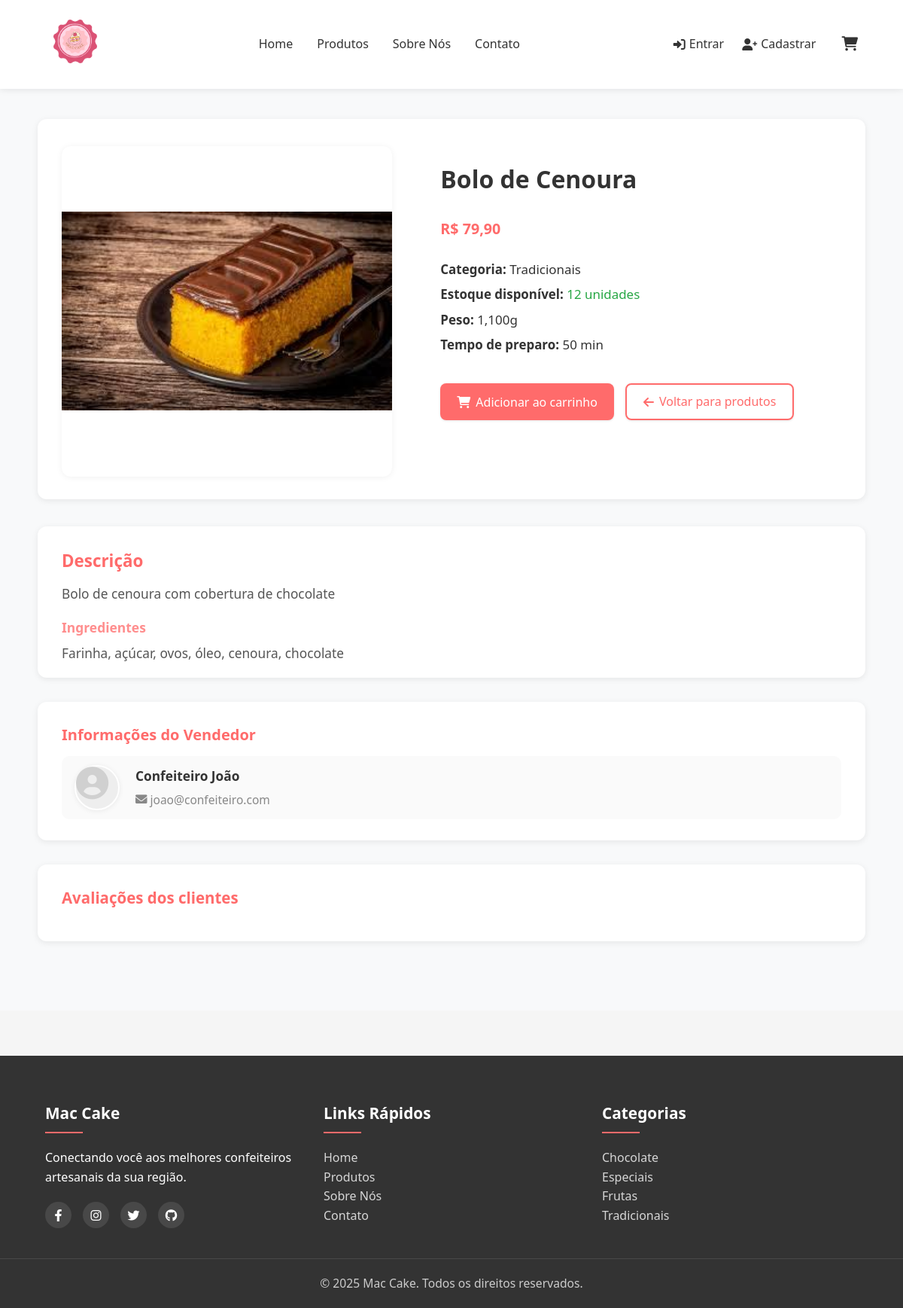
Page /pages/product_detail.php?id=4 on the committed database.
### tables this page shows
CREATE TABLE produtos (
    id INT AUTO_INCREMENT PRIMARY KEY,
    vendedor_id INT NOT NULL,
    nome VARCHAR(100) NOT NULL,
    slug VARCHAR(100) NOT NULL UNIQUE,
    descricao TEXT,
    preco DECIMAL(10,2) NOT NULL,
    preco_promocional DECIMAL(10,2) DEFAULT NULL,
    categoria VARCHAR(50),
    imagem_principal VARCHAR(255) NOT NULL,
    imagens_adicionais JSON DEFAULT NULL,
    estoque INT DEFAULT 0,
    ingredientes TEXT,
    peso DECIMAL(10,2) COMMENT 'em gramas',
    tempo_preparo INT COMMENT 'em minutos',
    destaque TINYINT(1) DEFAULT 0,
    data_cadastro DATETIME DEFAULT CURRENT_TIMESTAMP,
    data_atualizacao DATETIME DEFAULT CURRENT_TIMESTAMP ON UPDATE CURRENT_TIMESTAMP,
    ativo TINYINT(1) DEFAULT 1,
    FOREIGN KEY (vendedor_id) REFERENCES usuarios(id) ON DELETE CASCADE,
    INDEX idx_vendedor (vendedor_id),
    INDEX idx_categoria (categoria),
    INDEX idx_destaque (destaque),
    INDEX idx_preco (preco),
    FULLTEXT INDEX ft_nome_descricao (nome, descricao)
);

CREATE TABLE usuarios (
    id INT AUTO_INCREMENT PRIMARY KEY,
    nome VARCHAR(100) NOT NULL,
    email VARCHAR(100) NOT NULL UNIQUE,
    senha VARCHAR(255) NOT NULL,
    telefone VARCHAR(20),
    endereco TEXT,
    foto_perfil VARCHAR(255),
    tipo ENUM('cliente', 'vendedor', 'admin') DEFAULT 'cliente',
    data_cadastro DATETIME DEFAULT CURRENT_TIMESTAMP,
    data_atualizacao DATETIME ON UPDATE CURRENT_TIMESTAMP,
    ativo BOOLEAN DEFAULT TRUE,
    token_reset_senha VARCHAR(255),
    token_expira DATETIME,
    INDEX idx_email (email),
    INDEX idx_tipo (tipo)
);

### pages/product_detail.php (the view, shortened to what this page needs)
<?php
require_once __DIR__ . '/../includes/header.php';
$db = new Database();
$conn = $db->connect();
$product_id = isset($_GET['id']) ? (int)$_GET['id'] : 0;
$stmt = $conn->prepare("
    SELECT p.*, u.nome as vendedor_nome, u.foto_perfil as vendedor_foto, u.email as vendedor_email
    FROM produtos p
    JOIN usuarios u ON p.vendedor_id = u.id
    WHERE p.id = ? AND p.ativo = 1
    LIMIT 1
");
$stmt->execute([$product_id]);
$product = $stmt->fetch(PDO::FETCH_ASSOC);
$product_not_found = !$product;
?>
<!DOCTYPE html>
<html lang="pt-BR">
<head>
    <link rel="stylesheet" href="../assets/css/style.css">
    <link rel="stylesheet" href="../assets/css/product_detail.css">
    <link rel="stylesheet" href="https://cdnjs.cloudflare.com/ajax/libs/font-awesome/6.0.0-beta3/css/all.min.css">
</head>
<body>
    <?php require_once __DIR__ . '/../includes/header.php'; ?>
    <main class="product-detail-page">
        <?php if ($product_not_found): ?>
            <div class="product-not-found">
                <h1>Produto não encontrado</h1>
                <p>Este produto não está disponível ou foi removido.</p>
                <a href="/pages/products.php" class="btn btn-primary"><i class="fas fa-arrow-left"></i> Voltar para produtos</a>
            </div>
        <?php else: ?>
            <section class="product-main">
                <div class="product-gallery">
                    <div class="main-image">
                        <?php
                        $main_image_path = '../assets/images/uploads/products/' . htmlspecialchars($product['imagem_principal']);
                        $default_image = '../assets/images/default-product.jpg';
                        ?>
                        <img src="<?= (is_file($main_image_path) && filesize($main_image_path) > 0) ? $main_image_path : $default_image ?>"
                             alt="<?= htmlspecialchars($product['nome']) ?>"
                             onerror="this.src='<?= $default_image ?>'">
                    </div>
                </div>
                <div class="product-info">
                    <h1><?= htmlspecialchars($product['nome']) ?></h1>
                    <div class="product-pricing">
                        <?php if (!empty($product['preco_promocional']) && $product['preco_promocional'] > 0): ?>
                            <span class="original-price">R$ <?= number_format($product['preco'], 2, ',', '.') ?></span>
                            <span class="promo-price">R$ <?= number_format($product['preco_promocional'], 2, ',', '.') ?></span>
                            <span class="discount-badge">
                                -<?= ceil(100 - ($product['preco_promocional'] / $product['preco'] * 100)) ?>%
                            </span>
                        <?php else: ?>
                            <span class="price">R$ <?= number_format($product['preco'], 2, ',', '.') ?></span>
                        <?php endif; ?>
                    </div>
                    <div class="product-details">
                        <p><strong>Categoria:</strong> <?= htmlspecialchars($product['categoria'] ?: 'Indefinida') ?></p>
                        <p><strong>Estoque disponível:</strong>
                            <?php if ($product['estoque'] > 0): ?>
                                <span class="in-stock"><?= $product['estoque'] ?> unidade<?= $product['estoque'] > 1 ? 's' : '' ?></span>
                            <?php else: ?>
                                <span class="out-of-stock">Esgotado</span>
                            <?php endif; ?>
                        </p>
                        <?php if ($product['peso']): ?>
                            <p><strong>Peso:</strong> <?= number_format($product['peso'], 0) ?>g</p>
                        <?php endif; ?>
                        <?php if ($product['tempo_preparo']): ?>
                            <p><strong>Tempo de preparo:</strong> <?= $product['tempo_preparo'] ?> min</p>
                        <?php endif; ?>
                    </div>
                    <div class="product-actions">
                        <?php if ($product['estoque'] > 0): ?>
                            <button class="btn btn-primary add-to-cart-btn" data-id="<?= $product['id'] ?>">
                                <i class="fas fa-shopping-cart"></i> Adicionar ao carrinho
                            </button>
                        <?php else: ?>
                            <button class="btn btn-secondary" disabled>
                                <i class="fas fa-ban"></i> Indisponível
                            </button>
                        <?php endif; ?>
                        <a href="/pages/products.php" class="btn btn-outline">
                            <i class="fas fa-arrow-left"></i> Voltar para produtos
                        </a>
                    </div>
                </div>
            </section>
            <section class="product-description">
                <h2>Descrição</h2>
                <p><?= nl2br(htmlspecialchars($product['descricao'])) ?></p>
                <?php if ($product['ingredientes']): ?>
                    <h3>Ingredientes</h3>
                    <p><?= nl2br(htmlspecialchars($product['ingredientes'])) ?></p>
                <?php endif; ?>
            </section>
            <section class="seller-info">
                <h2>Informações do Vendedor</h2>
                <div class="seller-card">
                    <?php if ($product['vendedor_foto']): ?>
                        <img src="/assets/images/uploads/profiles/<?= htmlspecialchars($product['vendedor_foto']) ?>"
                             alt="Foto de <?= htmlspecialchars($product['vendedor_nome']) ?>" class="seller-avatar">
                    <?php else: ?>
                        <i class="fas fa-user-circle seller-avatar"></i>
                    <?php endif; ?>
                    <div class="seller-details">
                        <span class="seller-name"><?= htmlspecialchars($product['vendedor_nome']) ?></span>
                        <span class="seller-email"><i class="fas fa-envelope"></i> <?= htmlspecialchars($product['vendedor_email']) ?></span>
                    </div>
                </div>
            </section>
            <section class="product-reviews">
                <h2>Avaliações dos clientes</h2>
            </section>
        <?php endif; ?>
    </main>
    <?php require_once __DIR__ . '/../includes/footer.php'; ?>
</body>
</html>

### assets/css/style.css (style rules this page uses)
:root { --primary-color: #ff6b6b; --primary-hover: #ff5252; --secondary-color: #ff8e8e; --dark-color: #333333; --dark-light: #555555; --light-color: #f8f9fa; --gray-light: #e9ecef; --white: #ffffff; --black: #000000; --success-color: #28a745; --danger-color: #dc3545; --warning-color: #ffc107; --info-color: #17a2b8; --disabled-color: #cccccc; --space-xs: 0.5rem; --space-sm: 1rem; --space-md: 1.5rem; --space-lg: 2rem; --space-xl: 3rem; --space-xxl: 4rem; --font-size-xs: 0.75rem; --font-size-sm: 0.875rem; --font-size-md: 1rem; --font-size-lg: 1.25rem; --font-size-xl: 1.5rem; --font-size-xxl: 2rem; --font-size-xxxl: 3rem; --font-family: 'Segoe UI', Tahoma, Geneva, Verdana, sans-serif; --border-radius-sm: 4px; --border-radius-md: 8px; --border-radius-lg: 12px; --border-radius-xl: 18px; --border-radius-circle: 50%; --border-radius: var(--border-radius-md); --box-shadow: 0 2px 8px rgba(0,0,0,0.08); --shadow-sm: 0 1px 3px rgba(0, 0, 0, 0.1); --shadow-md: 0 4px 6px rgba(0, 0, 0, 0.1); --shadow-lg: 0 10px 15px rgba(0, 0, 0, 0.1); --shadow-xl: 0 20px 25px rgba(0,0,0,0.10); --transition-fast: all 0.15s ease; --transition-normal: all 0.3s ease; --transition: all 0.25s cubic-bezier(.4,0,.2,1); --transition-slow: all 0.5s ease; --z-index-dropdown: 100; --z-index-sticky: 200; --z-index-fixed: 300; --z-index-modal: 400; --z-index-mobile-nav: 500; }
*, *::before, *::after { margin: 0; padding: 0; box-sizing: border-box; }
html { scroll-behavior: smooth; font-size: 16px; }
body { font-family: var(--font-family); line-height: 1.6; color: var(--dark-color); background-color: #f5f5f5; min-height: 100vh; }
a { text-decoration: none; color: var(--primary-color); transition: var(--transition); }
button { cursor: pointer; border: none; background: none; font-family: inherit; }
.btn { display: inline-block; background: var(--primary-color); color: white; padding: 10px 22px; border: none; border-radius: var(--border-radius); cursor: pointer; transition: var(--transition); font-size: 1rem; font-weight: 500; box-shadow: var(--shadow-sm); outline: none; }
.btn-outline { background: transparent; border: 2px solid white; color: white; }
.btn-primary { background: var(--primary-color); color: #fff; }
.product-info { padding: 18px 16px 12px 16px; flex: 1 1 auto; display: flex; flex-direction: column; justify-content: space-between; }
.promo-price, .price { font-weight: bold; color: var(--primary-color); font-size: 1.2rem; margin-bottom: 5px; }

### rows in the picture
produtos: imagem_principal (picture), nome "Bolo de Cenoura", preco "79,90", categoria "Tradicionais", estoque "12", peso "1,100", tempo_preparo "50", descricao "Bolo de cenoura com cobertura de chocolate", ingredientes "Farinha, açúcar, ovos, óleo, cenoura, chocolate", vendedor.nome "Confeiteiro João", vendedor.email "joao@confeiteiro.com"

### other values in the picture
$category "Chocolate"
$category "Especiais"
$category "Frutas"
$category "Tradicionais"
